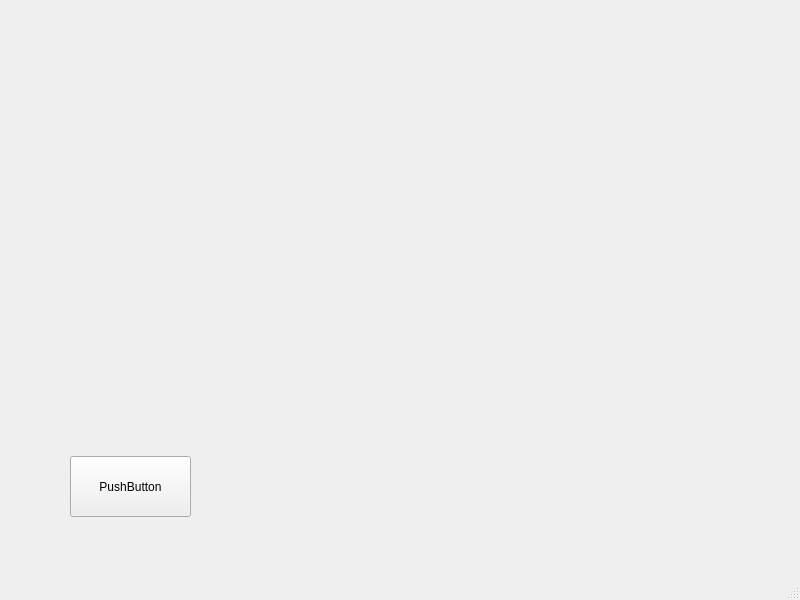
<?xml version="1.0" encoding="UTF-8"?>
<ui version="4.0">
 <class>MainWindow</class>
 <widget class="QMainWindow" name="MainWindow">
  <property name="geometry">
   <rect>
    <x>0</x>
    <y>0</y>
    <width>800</width>
    <height>600</height>
   </rect>
  </property>
  <property name="windowTitle">
   <string>MainWindow</string>
  </property>
  <widget class="QWidget" name="centralwidget">
   <widget class="QPushButton" name="pushButton_Play_Pause">
    <property name="geometry">
     <rect>
      <x>70</x>
      <y>456</y>
      <width>121</width>
      <height>61</height>
     </rect>
    </property>
    <property name="text">
     <string>PushButton</string>
    </property>
   </widget>
   <widget class="QWidget" name="videoWidget" native="true">
    <property name="geometry">
     <rect>
      <x>50</x>
      <y>30</y>
      <width>721</width>
      <height>391</height>
     </rect>
    </property>
   </widget>
  </widget>
  <widget class="QMenuBar" name="menubar">
   <property name="geometry">
    <rect>
     <x>0</x>
     <y>0</y>
     <width>800</width>
     <height>24</height>
    </rect>
   </property>
  </widget>
  <widget class="QStatusBar" name="statusbar"/>
 </widget>
 <resources/>
 <connections/>
</ui>
